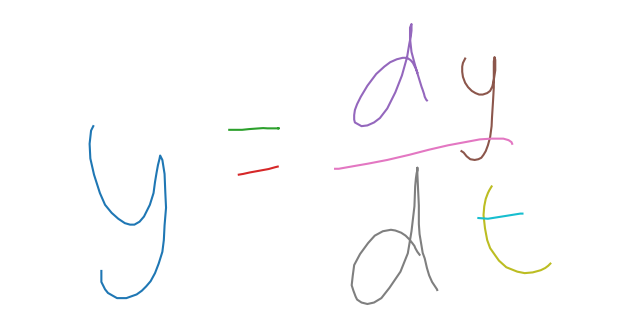
#> input picture handwritten_expression.png, 640 x 328 px, found by its file name
$ python preprocess.py
#> lines starting #> are read from the running program, lines starting #| are printed output that depends on the picture
from PIL import Image, ImageOps

input_path = "handwritten_expression.png"
output_path = "processed_expression.png"

# Open image
image = Image.open(input_path).convert("L")

# Remove unnecessary empty space around the expression
bbox = ImageOps.invert(image).getbbox()
#> bbox = (88, 22, 552, 306)

if bbox:
    image = image.crop(bbox)
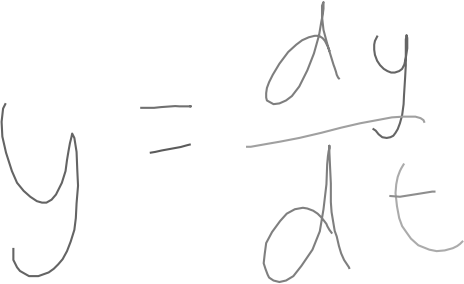
#> image: PIL image 464x284 L; min 91, max 255, mean 251.3

# Keep the original aspect ratio
# Add white padding instead of stretching the image
padding = 30
image = ImageOps.expand(image, border=padding, fill=255)
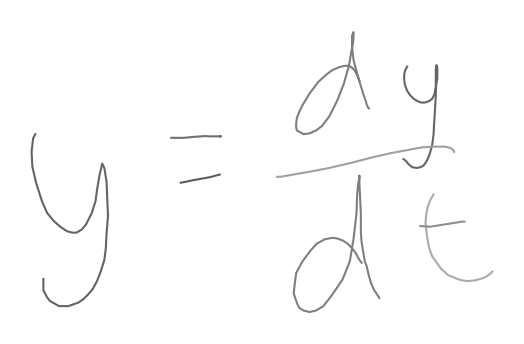
#> image: PIL image 524x344 L; min 91, max 255, mean 252.3

# Make a square canvas without distorting the expression
width, height = image.size
#> width = 524; height = 344
size = max(width, height)
#> size = 524

canvas = Image.new("L", (size, size), 255)
#> canvas: PIL image 524x524 L; every value is 255

x = (size - width) // 2
#> x = 0
y = (size - height) // 2
#> y = 90

canvas.paste(image, (x, y))
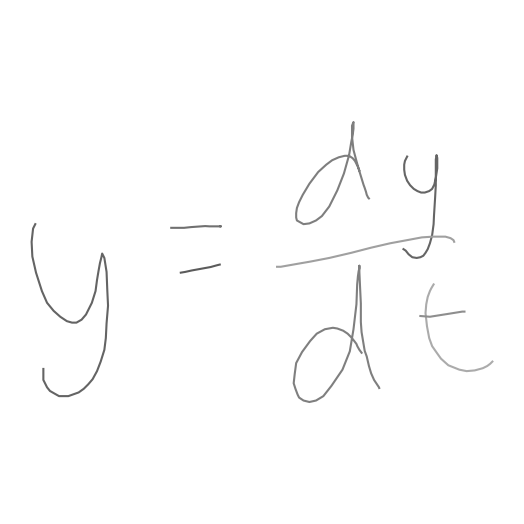
#> canvas: PIL image 524x524 L; min 91, max 255, mean 253.2

# Save
canvas.save(output_path)

print("Image preprocessing completed!")
print("Saved as:", output_path)

$ run again, with imagw.png copied over handwritten_expression.png
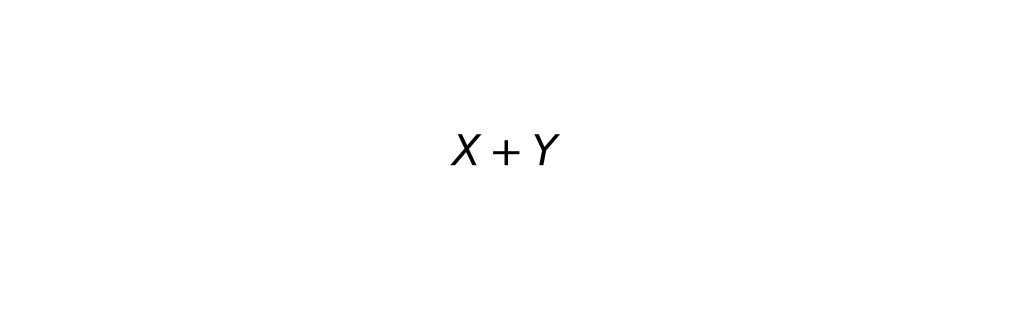
#> input picture imagw.png, 1010 x 310 px, found by its file name
#> bbox = (450, 134, 561, 166)
#> `image = ImageOps.expand(image, border=padding, fill=255)`:
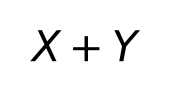
#> image: PIL image 171x92 L; min 0, max 255, mean 245
#> `canvas.paste(image, (x, y))`:
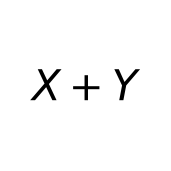
#> canvas: PIL image 171x171 L; min 0, max 255, mean 249.6
